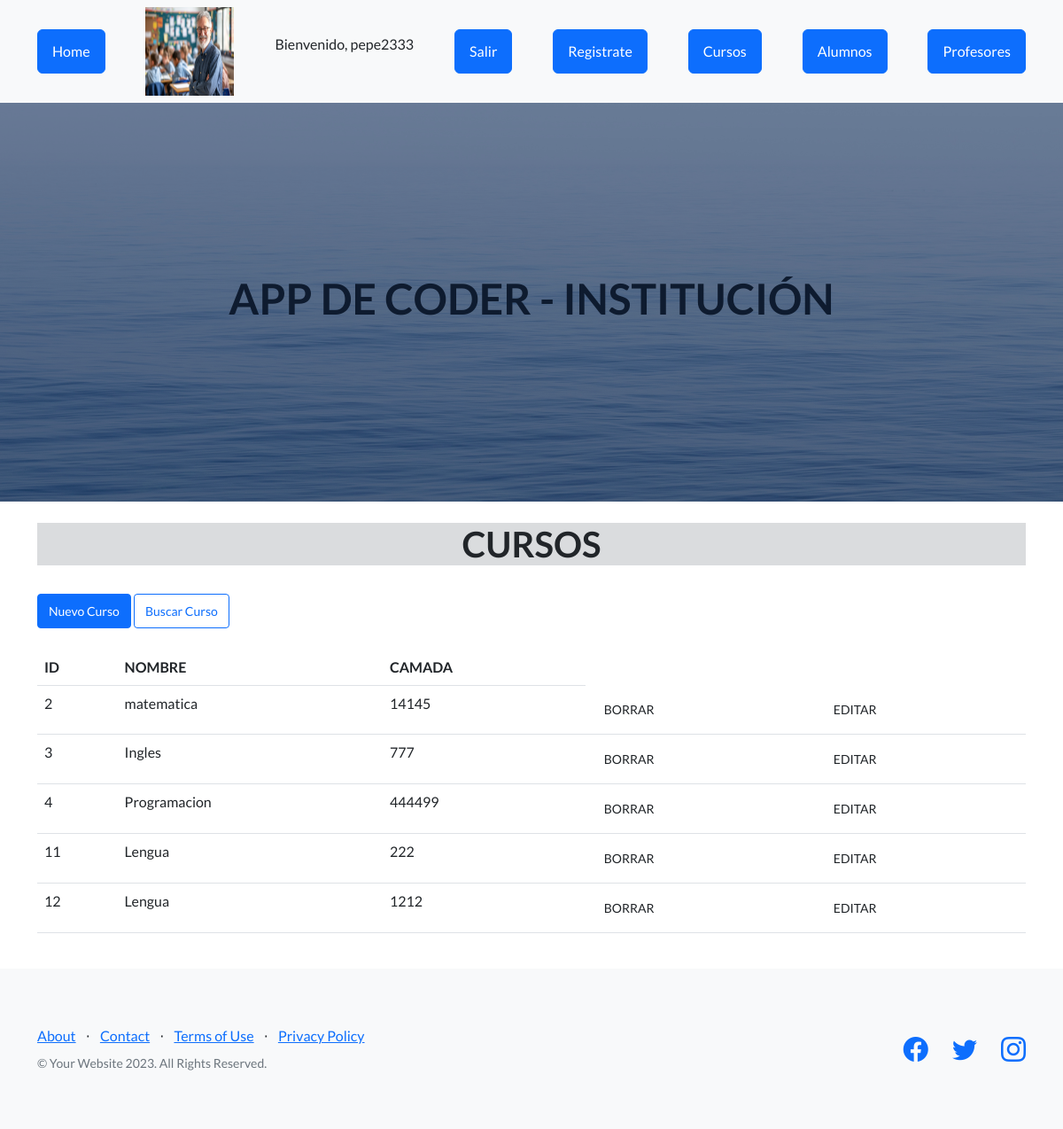
Page /Appcoder/ver_cursos (signed in) on the committed database.
### Appcoder/models.py (models this page shows, shortened)
class Curso (models.Model):  #clase curso hereda de la clase Model que es la clase padre y le da un monton de funcionalidad
    nombre= models.CharField(max_length=40)
    camada= models.IntegerField()

### Appcoder/views.py (the view)
def ver_cursos(request):
    avatares = Avatar.objects.filter(user=request.user.id)
    curso = Curso.objects.all()
    return render(request , "cursos.html", {"curso": curso,"url":avatares[0].imagen.url  if avatares.exists () else None})

### Appcoder/template/cursos.html
{% extends 'padre.html' %}
{% load static %}
{% block contenido %}
    <main class="container">
        <br>
        <h1 class="text-center bg-secondary bg-opacity-25"> CURSOS </h1>
        <br>
        <a href="alta_curso" class="btn btn-primary btn-sm">Nuevo Curso</a>
        <a href="buscar_curso" class="btn btn-outline-primary btn-sm">Buscar Curso</a>
        <br>
        <br>
        <table class="table">
            <thead>
                <tr>
                    <th>ID</th>
                    <th>NOMBRE</th>
                    <th>CAMADA</th>
                </tr>
            </thead>
            <tbody>
                {% for n in curso %}
                <tr>
                    <td>{{n.id}}</td>
                    <td>{{n.nombre}}</td>
                    <td>{{n.camada}}</td>
                    {% if  request.user.is_authenticated %}
                    <td><a href="{% url 'eliminar_curso' n.id %}" class="btn danger btn-sm">BORRAR</a></td>
                    <td><a href="{% url 'editar_curso'  n.id %}" class="btn warning btn-sm">EDITAR</a></td>
                    {% endif %}
                </tr>
                {% endfor %}
            </tbody>
        </table>
        <br>
    </main>
{% endblock %}

### Appcoder/template/padre.html (shortened to what this page needs)
<!DOCTYPE html>
<html lang="en">
    <head>
        {%load static%}
        <link href="https://cdn.jsdelivr.net/npm/bootstrap-icons@1.5.0/font/bootstrap-icons.css" rel="stylesheet" type="text/css" />
        <link href= "{%  static 'Appcoder/css/styles.css' %}" rel="stylesheet" />
    </head>
    <body>
        <nav class="navbar navbar-light bg-light static-top">
            <div class="container">
                <a class="btn btn-primary" href="{% url 'HOME' %}">Home</a>
                {% if  request.user.is_authenticated %}
                <img src="{{ url }}" alt="" width="100px" height="100px">
                <p>Bienvenido, {{user.username}}</p>
                <form action="{% url 'Logout'%}" method="post">
                <button class="btn btn-primary" type="submit">Salir</button>
                </form>
                {% endif %}
                <a class="btn btn-primary" href="{% url 'Register' %}"">Registrate</a>
                <a class="btn btn-primary" href="{% url 'CURSOS' %}">Cursos</a>
                <a class="btn btn-primary" href="{% url 'ALUMNOS' %}">Alumnos</a>
                <a class="btn btn-primary" href="{% url 'PROFESORES' %}">Profesores</a>
            </div>
        </nav>
        <header class="masthead"
            <div class="container position-relative">
               <h1 class="text-center" style="color: black"> APP DE CODER - INSTITUCIÓN</h1>
        </header>
    {%block contenido%}{%endblock%}
        <footer class="footer bg-light">
            <div class="container">
                <div class="row">
                    <div class="col-lg-6 h-100 text-center text-lg-start my-auto">
                        <ul class="list-inline mb-2">
                            <li class="list-inline-item"><a href="#!">About</a></li>
                            <li class="list-inline-item">⋅</li>
                            <li class="list-inline-item"><a href="#!">Contact</a></li>
                            <li class="list-inline-item">⋅</li>
                            <li class="list-inline-item"><a href="#!">Terms of Use</a></li>
                            <li class="list-inline-item">⋅</li>
                            <li class="list-inline-item"><a href="#!">Privacy Policy</a></li>
                        </ul>
                        <p class="text-muted small mb-4 mb-lg-0">&copy; Your Website 2023. All Rights Reserved.</p>
                    </div>
                    <div class="col-lg-6 h-100 text-center text-lg-end my-auto">
                        <ul class="list-inline mb-0">
                            <li class="list-inline-item me-4">
                                <a href="#!"><i class="bi-facebook fs-3"></i></a>
                            </li>
                            <li class="list-inline-item me-4">
                                <a href="#!"><i class="bi-twitter fs-3"></i></a>
                            </li>
                            <li class="list-inline-item">
                                <a href="#!"><i class="bi-instagram fs-3"></i></a>
                            </li>
                        </ul>
                    </div>
                </div>
            </div>
        </footer>
    </body>
</html>

### rows in the picture
Curso: id "2", nombre "matematica", camada "14145"
Curso: id "3", nombre "Ingles", camada "777"
Curso: id "4", nombre "Programacion", camada "444499"
Curso: id "11", nombre "Lengua", camada "222"
Curso: id "12", nombre "Lengua", camada "1212"

### other values in the picture
{{ user.username }} "pepe2333"
